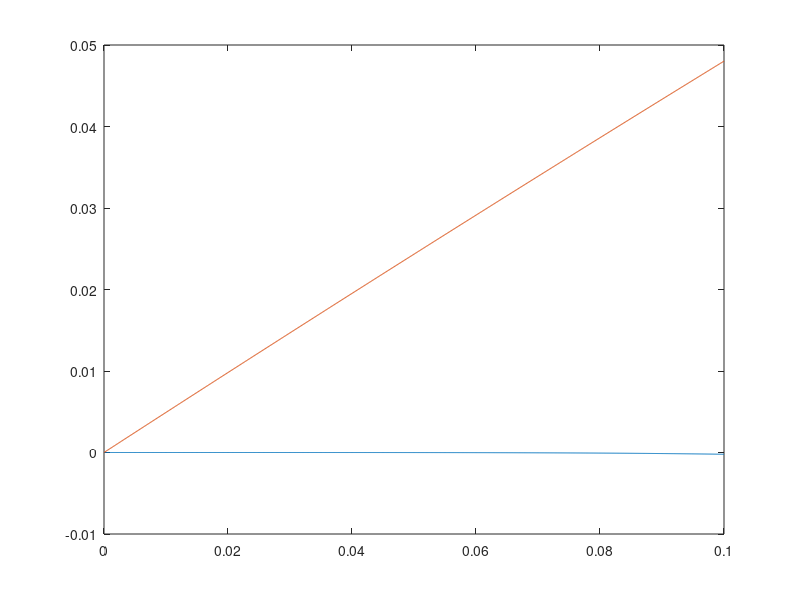

Write MATLAB code to recreate this figure.

function buzsaki_sim

    y0 = [0 0 ];
    
    [T,Y] = ode45 (@sim_buzsaki,0:0.0001:0.1,y0);
    figure; plot(T,Y)

end




function Xpr = sim_buzsaki (t,X)

    V = X(1);
    mKDR = X(2);
    
    Iinj=1;

    % Parameters:
    gKDR = [20];
    KDR_V1 = [27];
    KDR_d1 = [11.5];
    KDR_V2 = [10];
    KDR_d2 = [10];
    E_KDR = [-100];
    IC = [0];
    IC_noise = [0.01];

    % Functions:
    minf = @(V) 1./(1+exp((-V-KDR_V1)/KDR_d1));
    mtau= @(V)  .25+4.35*exp(-abs(V+KDR_V2)/KDR_d2);
    aM = @(V)  minf(V) ./ mtau(V);
    bM = @(V) (1-minf(V))./mtau(V);
    IKDR = @(V,m) gKDR.*m.^4.*(V-E_KDR);
    
    % ODEs:
    mKDR_pr = aM(V).*(1-mKDR)-bM(V).*mKDR;
    V_pr = -IKDR(V,mKDR)+0;
    

    Xpr = [V_pr, mKDR_pr]';
    
end

